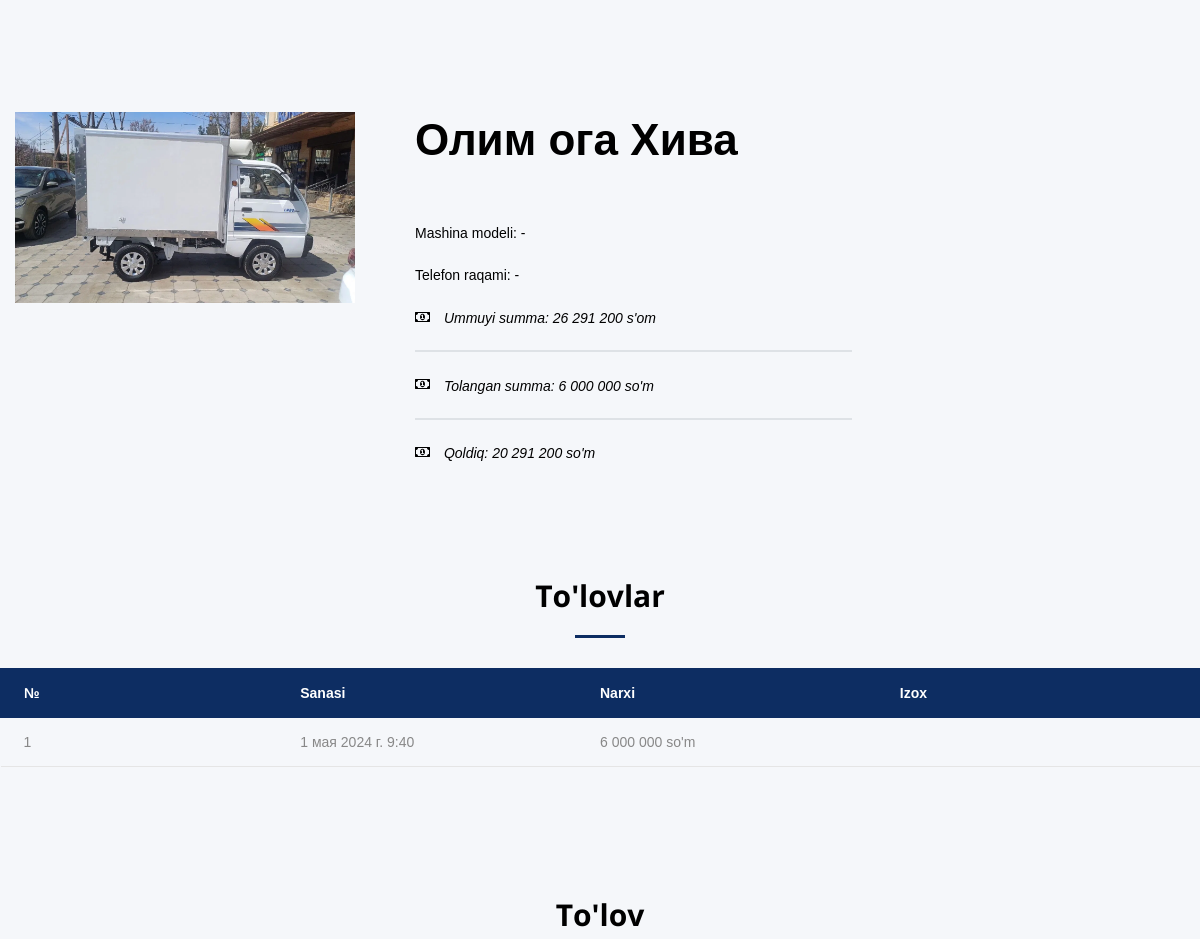
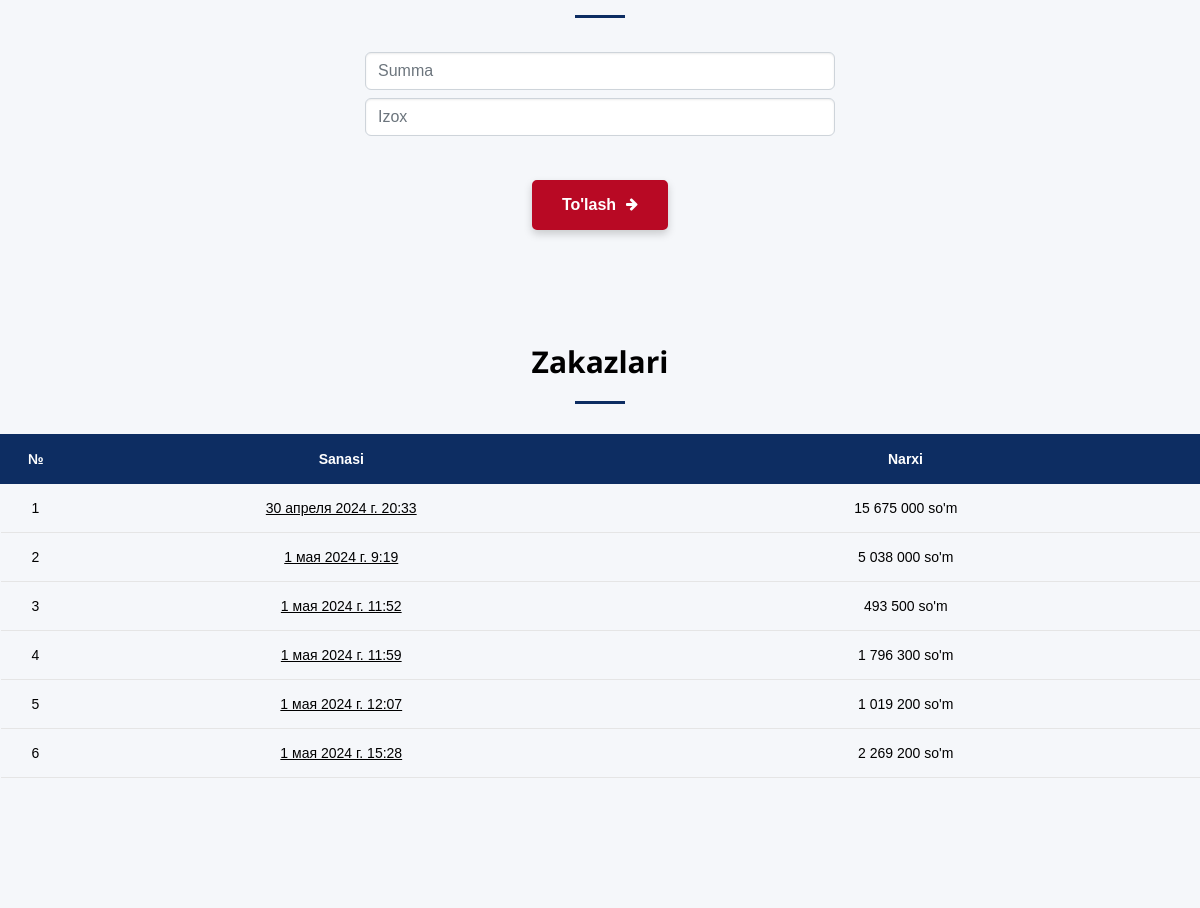
Before: /finance-driver-detail/29 (signed in) with the older database file (2 pictures, top to bottom).
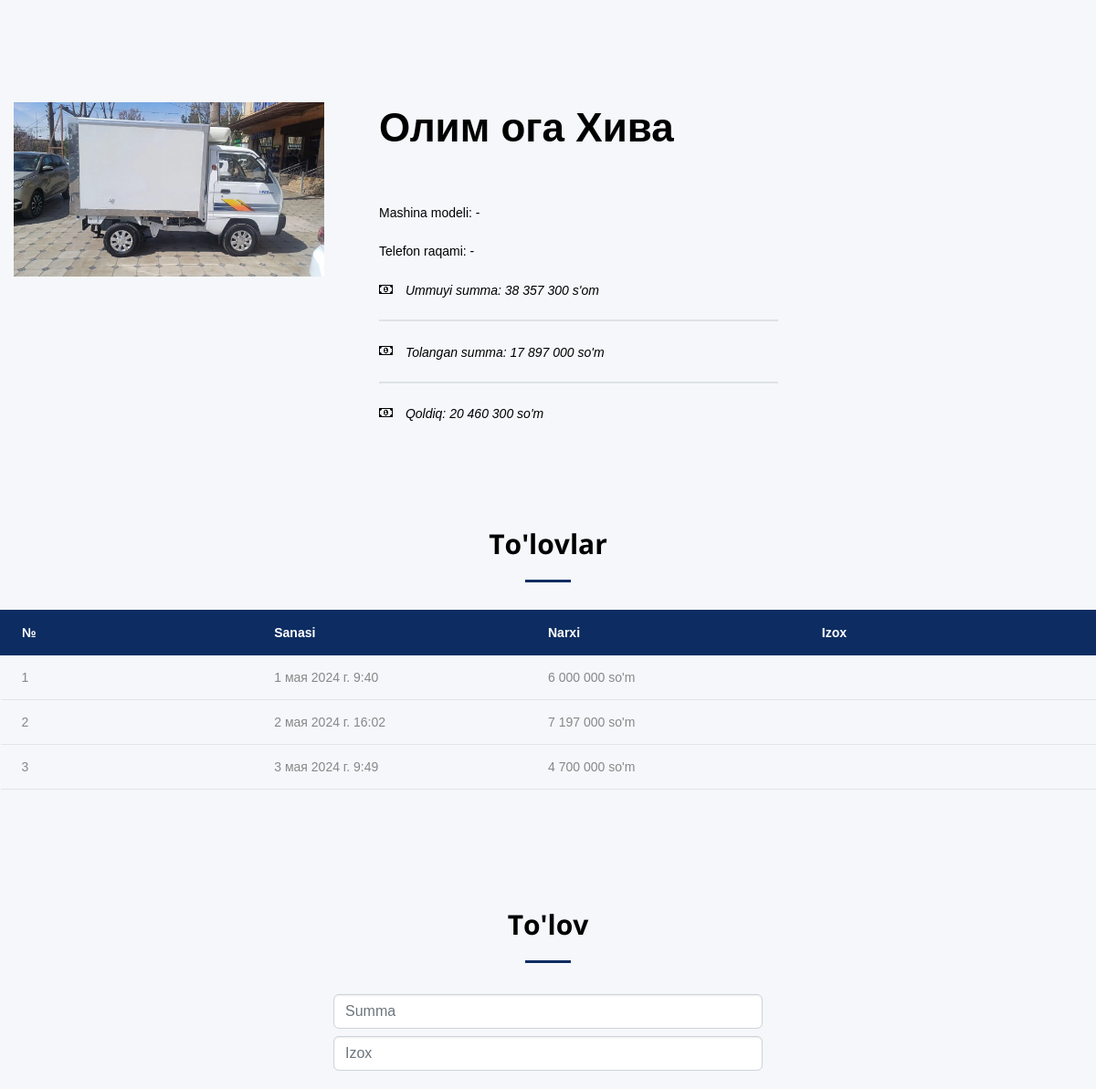
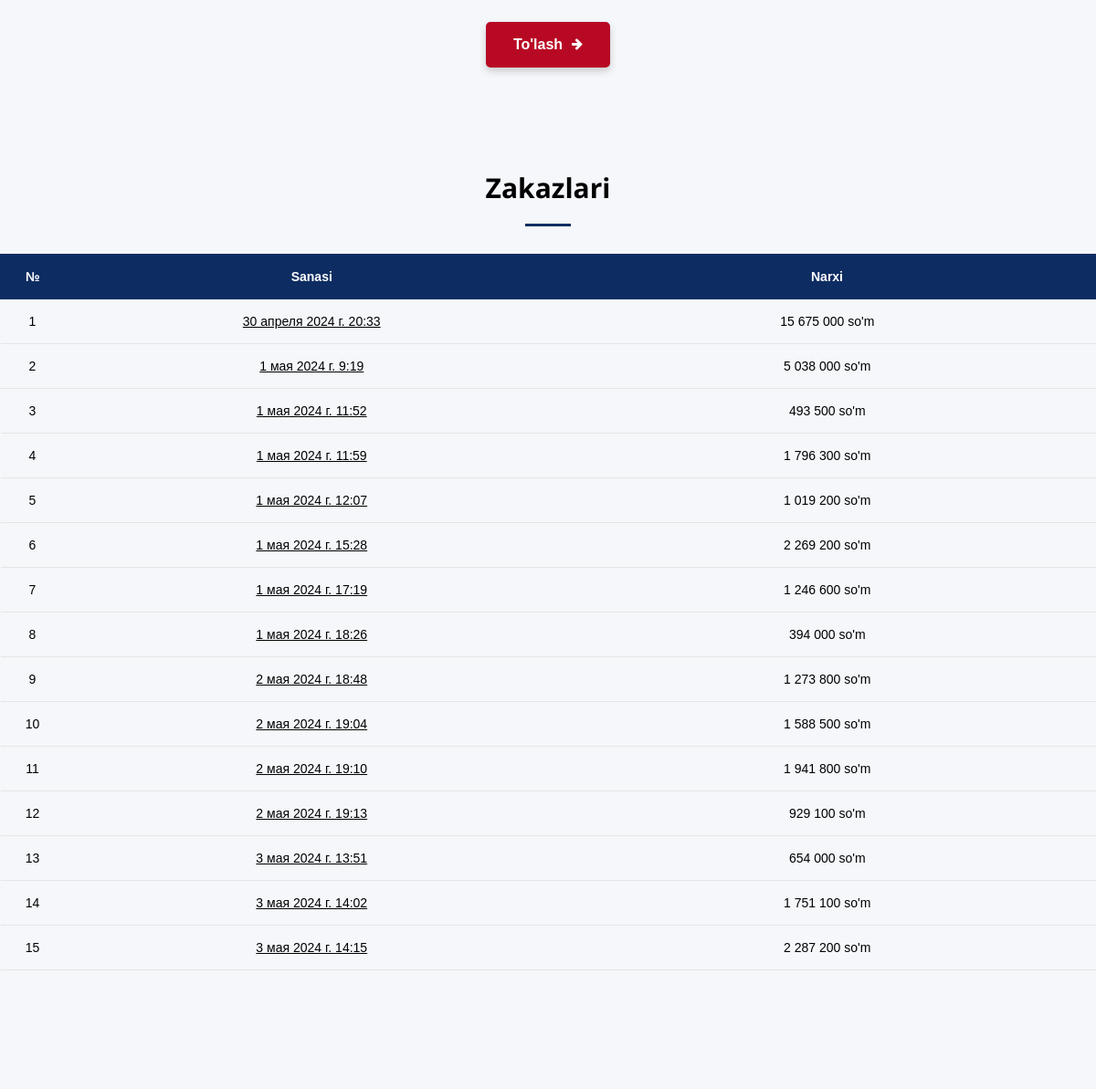
After: the same page with the newer database file (2 pictures, top to bottom).
### backend/models.py (models this page shows, shortened)
class Driver(models.Model):
    photo = models.ImageField(upload_to='images/', blank=True, null=True)
    name = models.CharField(max_length=255, verbose_name='FIO')
    phone = models.CharField(max_length=255, verbose_name='Telefon')
    auto = models.CharField(max_length=255, verbose_name='Avtomobil')
    class Meta:
        verbose_name = 'xaydovchi'
        verbose_name_plural = 'xaydovchilar'

class Payment(models.Model):
    driver = models.ForeignKey('Driver', related_name='DriverForPayment', on_delete=models.CASCADE)
    cash = models.IntegerField(verbose_name='Summa')
    comment = models.CharField(max_length=255, null=True, blank=True)
    created_date = models.DateTimeField(auto_now_add=True)

class Order(models.Model):
    created_date = models.DateTimeField(auto_now_add=True)
    driver = models.ForeignKey('Driver', related_name='Driver', on_delete=models.CASCADE)
    cash = models.IntegerField(default=0, verbose_name='Summa')
    class Meta:
        verbose_name = 'chiqim'
        verbose_name_plural = 'chiqim'

### backend/views.py (the view)
# urls.py: path('finance-driver-detail/<int:id>', finance_driver_detail, name='finance_driver_detail'),
@login_required
def finance_driver_detail(request, id=1):
    context = dict()
    driver = Driver.objects.get(id=id)
    orders = Order.objects.all()
    payments = Payment.objects.filter(driver=driver)
    cash = 0
    for order in Order.objects.filter(driver=driver):
        order_cash = order.cash
        """ for refund in Refund.objects.filter(order=order):
            for refund_product in refund.Refund.all():
                order_cash -= refund_product.product.case * refund_product.count * refund_product.price """
        cash += order_cash
    """ for payment in Payment.objects.filter(driver=driver):
        cash -= payment.cash """
    context['driver'] = {
            'driver':driver,
            'id': driver.id,
            'photo': driver.photo,
            'name': driver.name,
            'phone': driver.phone,
            'auto': driver.auto,
            'cash': cash
    }
    orders = Order.objects.filter(driver=driver)
    context['payments'] = payments
    context['orders'] = orders
    if request.user.groups.filter(name='Склад').exists():
        return render(request, 'finance-driver-detail.html', context)
    else:
        return HttpResponse("У вас нет прав для просмотра этой страницы.")

### backend/templatetags/my_tags.py (called while the page is built)
@register.simple_tag
def call_calculate_driver_cash(driver, payed=False):
    return calculate_driver_cash(driver, payed)

### backend/utils.py (called while the page is built)
def intcomma(number):
    parts = []
    for i, digit in enumerate(reversed(str(number))):
        if i > 0 and i % 3 == 0:
            parts.append(' ')
        parts.append(digit)
    return ''.join(reversed(parts))

def calculate_driver_cash(driver, payed):
    if payed:
        cash = 0
        for payment in Payment.objects.filter(driver=driver):
            cash += payment.cash
    else:
        cash = 0
        for payment in Payment.objects.filter(driver=driver):
            cash -= payment.cash
        for order in Order.objects.filter(driver=driver):
            cash += order.cash
            for refund in Refund.objects.filter(order=order):
                for refund_product in refund.Refund.all():
                    cash -= refund_product.product.case * refund_product.count * refund_product.price
    return intcomma(cash)

### templates/finance-driver-detail.html (shortened to what the changed rows need)
{% extends "./base.html" %}
{% load static %}
{% load my_tags %}
{% load humanize %}
{% block body %}
<section class="section section-xl bg-catskill text-black">
<div class="container">
    <div class="row row-30 justify-content-sm-center">
        <div class="col-md-8 col-lg-8 text-start">
            <div>
                <h2 class="fw-bold">{{ driver.name }}</h2>
            </div>
            <div class="row row-30">
                <div class="col-7">
                    <div class="post-news-meta offset-top-20"><i class="fa fa-money" aria-hidden="true"></i>
                        <span class="align-middle inset-left-10 fst-italic text-black">Ummuyi summa: {{ driver.cash|intcomma }} s'om</span>
                    </div>
                    <div class="post-news-meta "><i class="fa fa-money" aria-hidden="true"></i>
                        <span class="align-middle inset-left-10 fst-italic text-black">Tolangan summa: {% call_calculate_driver_cash driver.driver True%} so'm</span>
                    </div>
                    <div class="post-news-meta "><i class="fa fa-money" aria-hidden="true"></i>
                        <span class="align-middle inset-left-10 fst-italic text-black">Qoldiq: {% call_calculate_driver_cash driver.driver False%} so'm</span>
                    </div>
                </div>
            </div>
        </div>
    </div>
</div>
</section>
<section class="section section-xl bg-catskill">
    <div class="container">
        <div class="row offset-md-top-30 justify-content-sm-center">
            <table class="table table-custom table-dark-blue table-fixed" data-responsive="true">
                <tr>
                    <th>№</th>
                    <th>Sanasi</th>
                    <th>Narxi</th>
                    <th>Izox</th>
                </tr>
                {% for payment in payments %}
                <tr>
                    <td>{{ forloop.counter }}</td>
                    <td>{{payment.created_date}}</td>
                    <td>{{payment.cash|intcomma}} so'm</td>
                    {% if payment.comment %}
                        <td>{{payment.comment}}</td>
                    {% else %}
                        <td></td>
                    {% endif %}
                </tr>
                {% endfor %}
            </table>
        </div>
    </div>
</section>
<section class="section section-xl bg-catskill ">
    <div class="container">
        <div class="row offset-md-top-30 justify-content-sm-center">
            <table class="table table-custom table-dark-blue table-fixed text-center" data-responsive="true">
                <tr>
                    <th width="70px">№</th>
                    <th>Sanasi</th>
                    <th>Narxi</th>
                </tr>
                {% for order in orders %}
                <tr class="text-black ">
                    <td><a href="/document/{{order.id}}">{{ forloop.counter }}</a></td>
                    <td><a href="/document/{{order.id}}"><u>{{order.created_date}}</u></a></td>
                    <td><a href="/document/{{order.id}}">{{order.cash|intcomma}} so'm </a></td>
                </tr>
                {% endfor %}
            </table>
        </div>
    </div>
</section>
    {% endblock %}

Changed rows visible on the page:
computed for Driver "Олим ога Хива": id.cash "6 000 000" → "17 897 000"; id.cash "20 291 200" → "20 460 300"
added Payment: created_date "2 мая 2024 г. 16:02", cash "7 197 000"
added Payment: created_date "3 мая 2024 г. 9:49", cash "4 700 000"
added Order: created_date "1 мая 2024 г. 17:19", cash "1 246 600"
added Order: created_date "1 мая 2024 г. 18:26", cash "394 000"
added Order: created_date "2 мая 2024 г. 18:48", cash "1 273 800"
added Order: created_date "2 мая 2024 г. 19:04", cash "1 588 500"
added Order: created_date "2 мая 2024 г. 19:10", cash "1 941 800"
added Order: created_date "2 мая 2024 г. 19:13", cash "929 100"
added Order: created_date "3 мая 2024 г. 13:51", cash "654 000"
added Order: created_date "3 мая 2024 г. 14:02", cash "1 751 100"
added Order: created_date "3 мая 2024 г. 14:15", cash "2 287 200"
Other visible differences:
{{ driver.cash|intcomma }}: "26 291 200" → "38 357 300"
